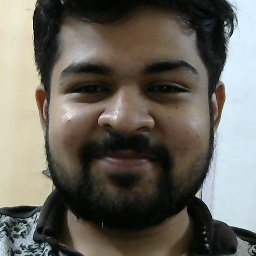
#> input picture data_new/1.11.jpg, 256 x 256 px; its folder holds 4 pictures in this run
$ python load_imgdata.py
#> lines starting #> are read from the running program, lines starting #| are printed output that depends on the picture
import os,cv2
import numpy as np
from sklearn.model_selection import train_test_split

def load_data(IMG_SHAPE):
#> called with IMG_SHAPE = 128
    x_train = []
    y_train = []
    i=1
    crdir = os.getcwd()+"/data_new"
    for imname in os.listdir(crdir):
        imgpath=crdir+"/"+imname
        img=cv2.imread(imgpath,0)
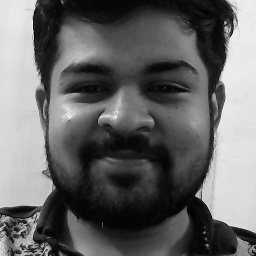
#> img: shape (256, 256); min 0, max 247, mean 101.8
        img = cv2.resize(img,(IMG_SHAPE,IMG_SHAPE))
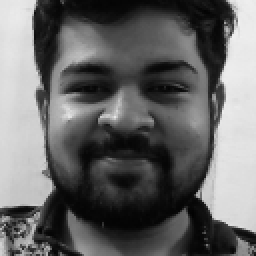
#> img: shape (128, 128) (shown 2 times larger); min 2, max 239, mean 101.9
        img = img/255
        img = np.reshape(img,[IMG_SHAPE,IMG_SHAPE,1])
        x_train.append(img)
        p = imname.split(".")
        print(imname)
        y_train.append(int(p[0]))
        i = i+1;
#> pass 2 of the loop in load_data, `for imname in os.listdir(crdir):`:
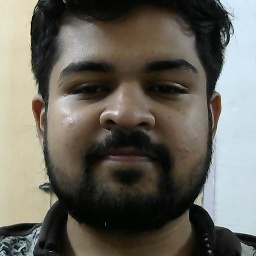
#> input picture data_new/1.118.jpg, 256 x 256 px
#> in load_data, `img=cv2.imread(imgpath,0)`:
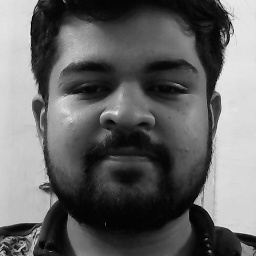
#> img: shape (256, 256); min 0, max 244, mean 101.1
#> in load_data, `img = cv2.resize(img,(IMG_SHAPE,IMG_SHAPE))`:
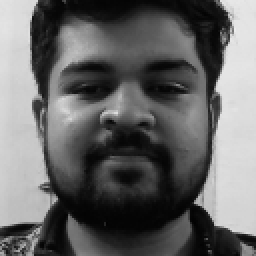
#> img: shape (128, 128) (shown 2 times larger); min 2, max 235, mean 101.2
#> pass 3 of the loop in load_data, `for imname in os.listdir(crdir):`:
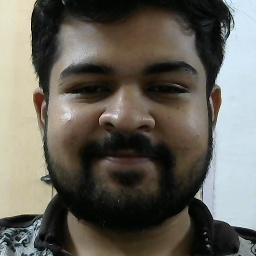
#> input picture data_new/1.124.jpg, 256 x 256 px
#> in load_data, `img=cv2.imread(imgpath,0)`:
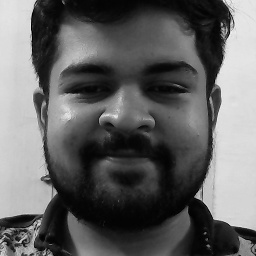
#> img: shape (256, 256); min 0, max 240, mean 98.6
#> in load_data, `img = cv2.resize(img,(IMG_SHAPE,IMG_SHAPE))`:
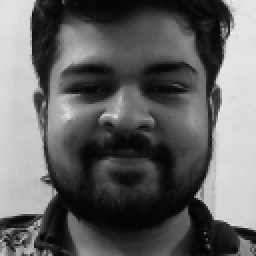
#> img: shape (128, 128) (shown 2 times larger); min 3, max 232, mean 98.7
#> the loop made 4 passes; the first 3 are shown
        #if i>10:
            #3break
    print(i)
    return np.array(x_train),np.array(y_train);

def hot(x):
    y=np.zeros((len(x),nClass))
    for i in range(len(x)):
        y[i][x[i]-1]=1
    return y

nClass = 4

x_train, y_train = load_data(128)
y_train = hot(y_train)
print(y_train)

x_train, x_test, y_train, y_test = train_test_split(x_train, y_train, test_size=0.2)

#y_train = hot(y_train)
#y_test = hot(y_test)

print(x_train.shape)
#| (3, 128, 128, 1)
print(y_train.shape)
#| (3, 4)

np.save("x_train",x_train)
np.save("y_train",y_train)
np.save("x_test",x_test)
np.save("y_test",y_test)
